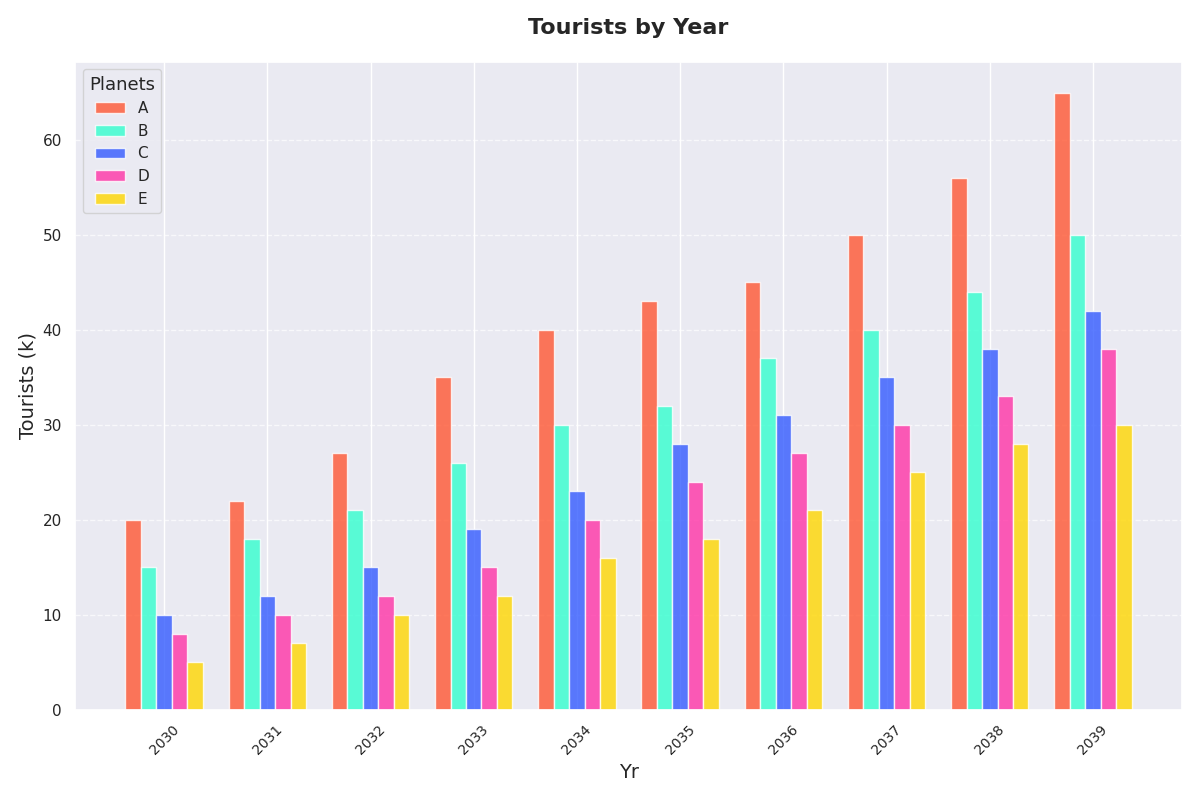

Python code for this plot:
import matplotlib.pyplot as plt
import numpy as np

years = np.arange(2030, 2040)
data = {
    'A': [20, 22, 27, 35, 40, 43, 45, 50, 56, 65],
    'B': [15, 18, 21, 26, 30, 32, 37, 40, 44, 50],
    'C': [10, 12, 15, 19, 23, 28, 31, 35, 38, 42],
    'D': [8, 10, 12, 15, 20, 24, 27, 30, 33, 38],
    'E': [5, 7, 10, 12, 16, 18, 21, 25, 28, 30],
}

sorted_data = {planet: np.sort(tourists) for planet, tourists in data.items()}

fig, ax = plt.subplots(figsize=(12, 8))

bar_width = 0.15
x_indexes = np.arange(len(years))
offsets = np.linspace(-0.3, 0.3, len(data))

colors = ['#FF5733', '#33FFCE', '#335BFF', '#FF33A6', '#FFD700']
for i, (planet, tourists) in enumerate(sorted_data.items()):
    ax.bar(x_indexes + offsets[i], tourists, width=bar_width, label=planet, color=colors[i], alpha=0.8)

ax.set_title('Tourists by Year', fontsize=16, fontweight='bold', pad=20)
ax.set_xlabel('Yr', fontsize=14)
ax.set_ylabel('Tourists (k)', fontsize=14)
ax.set_xticks(x_indexes)
ax.set_xticklabels(years, rotation=45, fontsize=10)
ax.yaxis.grid(True, linestyle='--', alpha=0.7)
ax.set_axisbelow(True)

ax.legend(title='Planets', title_fontsize='13', fontsize='11', loc='upper left')

plt.tight_layout()
plt.show()
